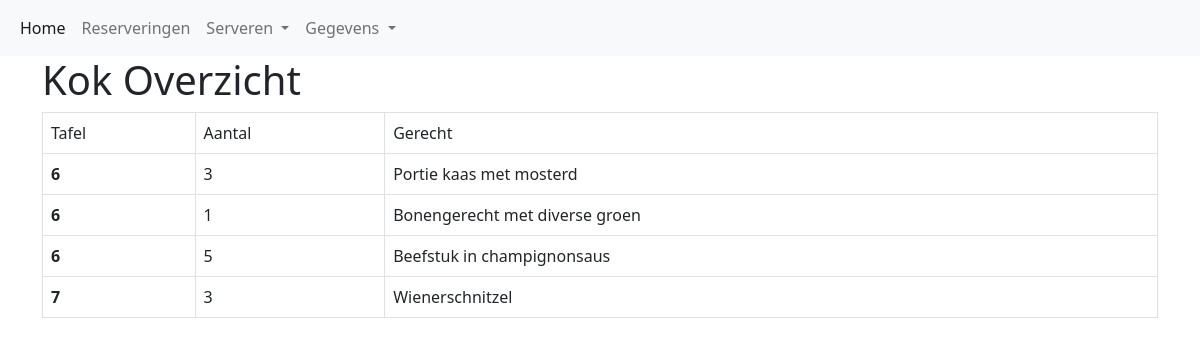
The page /kok.php on the database its author committed.
### tables this page shows
CREATE TABLE `ober` (
  `ID` int(11) NOT NULL,
  `Tafel` int(11) NOT NULL,
  `Aantal` int(11) NOT NULL,
  `Gerecht` varchar(255) NOT NULL,
  `Geserveerd` varchar(255) NOT NULL
);

### kok.php (the view, shortened to what this page needs)
<?php
include 'header.php';
include_once 'config.php';
$sql="SELECT tafel,aantal,gerecht FROM ober";
$result=mysqli_query($link, $sql);
?>
<!DOCTYPE html>
<html lang="en">
<head>
    <link href="https://cdn.jsdelivr.net/npm/bootstrap@5.1.3/dist/css/bootstrap.min.css" rel="stylesheet">
</head>
<body>
    <div class="container">
        <div class="page-header">
            <h1>Kok Overzicht</h1>
        </div>
    <form action="" method="post">
    <table class='table table-hover table-responsive table-bordered'>
        <tr class="listheader">
            <td>Tafel</td>
            <td>Aantal</td>
            <td>Gerecht</td>
        </tr>
        <?php if($result->num_rows > 0): ?>
<?php while($row=mysqli_fetch_array($result)) : ?>
    <tr>
        <th scope="row"> <?php echo $row['tafel']; ?></th>
        <td><?php echo $row['aantal']; ?></td>
        <td><?php echo $row['gerecht']; ?></td>
    </tr>
        <?php endwhile; ?>
        <?php else: ?>
        <?php endif; ?>
        </table>
</form>
    </div>
</body>
</html>

### rows shown on the page
ober: Tafel "6", Aantal "3", Gerecht "Portie kaas met mosterd"
ober: Tafel "6", Aantal "1", Gerecht "Bonengerecht met diverse groen"
ober: Tafel "6", Aantal "5", Gerecht "Beefstuk in champignonsaus"
ober: Tafel "7", Aantal "3", Gerecht "Wienerschnitzel"
